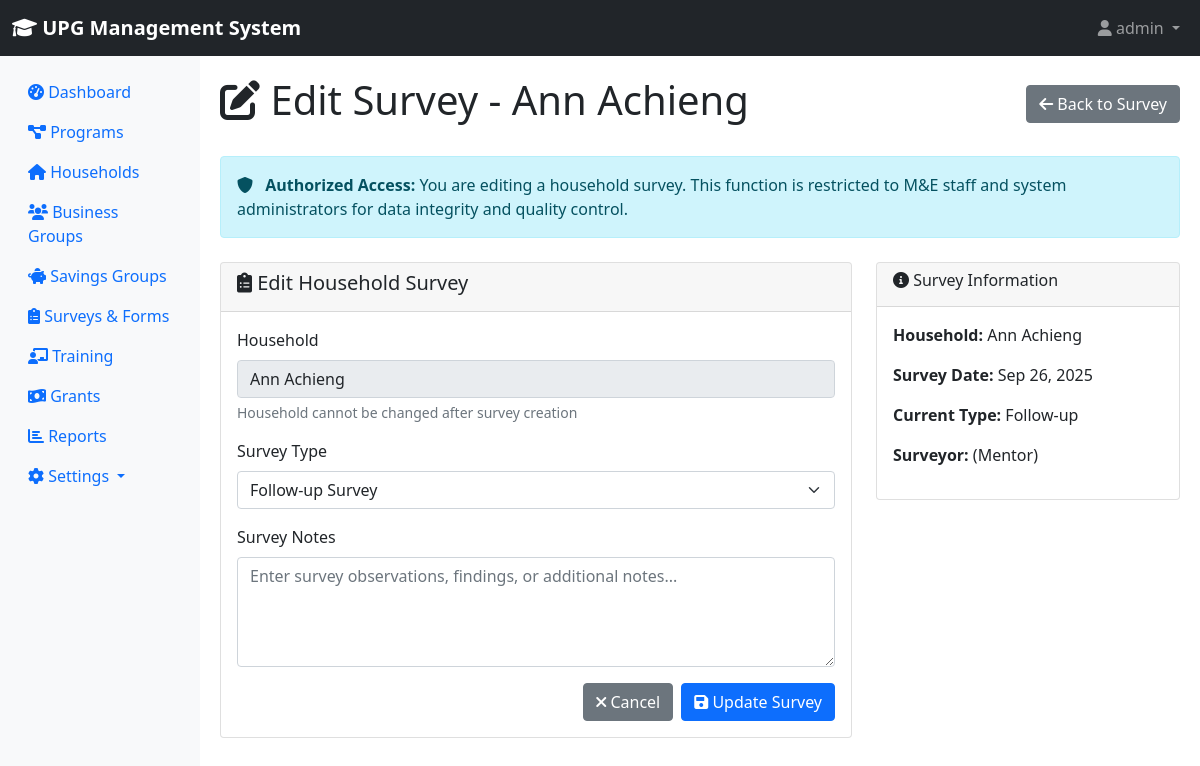
The page /surveys/household/32/edit/ (signed in) on the database its author committed.
### accounts/models.py (models this page shows, shortened)
class User(AbstractUser):
    ROLE_CHOICES = [
        ('county_executive', 'County Executive (CECM & Governor)'),
        ('county_assembly', 'County Assembly Member'),
        ('ict_admin', 'ICT Administrator'),
        ('me_staff', 'M&E Staff'),
        ('field_associate', 'Field Associate/Mentor Supervisor'),
        ('mentor', 'Mentor'),
        ('beneficiary', 'Beneficiary'),
    ]
    email = models.EmailField(unique=True)
    role = models.CharField(max_length=20, choices=ROLE_CHOICES, default='mentor')
    phone_number = models.CharField(max_length=15, blank=True)
    office = models.CharField(max_length=100, blank=True)
    country = models.CharField(max_length=50, default='Kenya')
    is_active = models.BooleanField(default=True)
    created_at = models.DateTimeField(auto_now_add=True)
    updated_at = models.DateTimeField(auto_now=True)
    def __str__(self):
        return f"{self.get_full_name()} ({self.get_role_display()})"
    class Meta:
        db_table = 'upg_users'

### households/models.py (models this page shows, shortened)
class HouseholdSurvey(models.Model):
    SURVEY_TYPE_CHOICES = [
        ('baseline', 'Baseline'),
        ('midline', 'Midline'),
        ('endline', 'Endline'),
    ]
    household = models.ForeignKey(Household, on_delete=models.CASCADE, related_name='surveys')
    survey_type = models.CharField(max_length=20, choices=SURVEY_TYPE_CHOICES)
    name = models.CharField(max_length=100)
    survey_date = models.DateField()
    surveyor = models.ForeignKey(User, on_delete=models.SET_NULL, null=True, blank=True)
    income_level = models.CharField(max_length=50, blank=True)
    assets_owned = models.TextField(blank=True)
    savings_amount = models.DecimalField(max_digits=10, decimal_places=2, default=0)
    created_at = models.DateTimeField(auto_now_add=True)
    class Meta:
        db_table = 'upg_household_surveys'

class Household(models.Model):
    village = models.ForeignKey(Village, on_delete=models.CASCADE)
    subcounty = models.ForeignKey(SubCounty, on_delete=models.SET_NULL, null=True, blank=True, related_name='households')
    constituency = models.CharField(max_length=100, blank=True, help_text="Constituency")
    district = models.CharField(max_length=100, blank=True, help_text="District")
    division = models.CharField(max_length=100, blank=True, help_text="Division")
    location_name = models.CharField(max_length=100, blank=True, help_text="Location")
    sub_location = models.CharField(max_length=100, blank=True, help_text="Sub Location")
    head_first_name = models.CharField(max_length=100, blank=True, help_text="First Name of Household Head")
    head_middle_name = models.CharField(max_length=100, blank=True, help_text="Middle Name of Household Head")
    head_last_name = models.CharField(max_length=100, blank=True, help_text="Last Name of Household Head")
    head_gender = models.CharField(max_length=10, choices=[('male', 'Male'), ('female', 'Female')], blank=True)
    head_date_of_birth = models.DateField(null=True, blank=True, help_text="Date of Birth of Household Head")
    head_id_number = models.CharField(max_length=50, blank=True, help_text="ID Number of Household Head")
    head_phone_number = models.CharField(max_length=15, blank=True, help_text="Phone Number of Household Head")
    name = models.CharField(max_length=100, help_text="Household name or identifier")
    national_id = models.CharField(max_length=50)
    phone_number = models.CharField(max_length=15)
    disability = models.BooleanField(default=False)
    gps_latitude = models.DecimalField(max_digits=9, decimal_places=6, null=True, blank=True)
    gps_longitude = models.DecimalField(max_digits=9, decimal_places=6, null=True, blank=True)
    monthly_income = models.DecimalField(max_digits=10, decimal_places=2, null=True, blank=True, help_text="Monthly household income in KES")
    assets = models.JSONField(default=dict, blank=True, help_text="Household assets as JSON")
    has_electricity = models.BooleanField(default=False, help_text="Household has electricity access")
    has_clean_water = models.BooleanField(default=False, help_text="Household has clean water access")
    location = models.CharField(max_length=200, blank=True, help_text="Location description (rural, urban, remote)")
    consent_given = models.BooleanField(default=False, help_text="Household consent for program participation")
    created_at = models.DateTimeField(auto_now_add=True)
    updated_at = models.DateTimeField(auto_now=True)
    @property
    def head_gender(self):
        """Get gender of household head"""
        head = self.head_member
        return head.gender if head else ''
    class Meta:
        db_table = 'upg_households'

### surveys/views.py (the view)
# urls.py: path('household/<int:pk>/edit/', views.household_survey_edit, name='household_survey_edit'),
@login_required
def household_survey_edit(request, pk):
    user_role = getattr(request.user, 'role', None)
    if not (request.user.is_superuser or user_role in ['me_staff', 'ict_admin']):
        return HttpResponseForbidden("You do not have permission to edit surveys. Only M&E staff and system administrators can edit surveys and forms.")
    survey = get_object_or_404(HouseholdSurvey, pk=pk)
    if request.method == 'POST':
        survey.survey_type = request.POST.get('survey_type', survey.survey_type)
        survey.notes = request.POST.get('notes', survey.notes)
        survey.save()
        messages.success(request, 'Survey updated successfully!')
        return redirect('surveys:household_survey_detail', pk=survey.pk)
    context = {
        'survey': survey,
        'page_title': f'Edit Survey - {survey.household.name}',
    }
    return render(request, 'surveys/household_survey_edit.html', context)

### core/context_processors.py (called while the page is built, shortened)
def system_alerts(request):
    if request.user.is_authenticated:
        from settings_module.models import SystemAlert, UserAlertDismissal
        from django.utils import timezone
        active_alerts = SystemAlert.objects.filter(
            is_active=True,
            show_until__gt=timezone.now()
        )
        user_alerts = []
        return {
            'system_alerts': user_alerts,
            'alerts_count': len(user_alerts),
        }
    return {}

### templates/surveys/household_survey_edit.html (shortened to what this page needs)
{% extends 'base.html' %}
{% block content %}
<div class="d-flex justify-content-between align-items-center mb-4">
    <h1><i class="fas fa-edit"></i> {{ page_title }}</h1>
    <a href="{% url 'surveys:household_survey_detail' survey.pk %}" class="btn btn-secondary">
        <i class="fas fa-arrow-left"></i> Back to Survey
    </a>
</div>
<div class="alert alert-info mb-4">
    <i class="fas fa-shield-alt me-2"></i>
    <strong>Authorized Access:</strong> You are editing a household survey. This function is restricted to M&E staff and system administrators for data integrity and quality control.
</div>
<div class="row">
    <div class="col-md-8">
        <div class="card">
            <div class="card-header">
                <h5><i class="fas fa-clipboard-list"></i> Edit Household Survey</h5>
            </div>
            <div class="card-body">
                <form method="post">
                    <div class="mb-3">
                        <label class="form-label">Household</label>
                        <input type="text" class="form-control" value="{{ survey.household.name }}" readonly>
                        <div class="form-text">Household cannot be changed after survey creation</div>
                    </div>
                    <div class="mb-3">
                        <label for="survey_type" class="form-label">Survey Type</label>
                        <select class="form-select" id="survey_type" name="survey_type">
                            <option value="Follow-up" {% if survey.survey_type == 'Follow-up' %}selected{% endif %}>Follow-up Survey</option>
                        </select>
                    </div>
                    <div class="mb-3">
                        <label for="notes" class="form-label">Survey Notes</label>
                        <textarea class="form-control" id="notes" name="notes" rows="4" placeholder="Enter survey observations, findings, or additional notes...">{{ survey.notes }}</textarea>
                    </div>
                    <div class="d-flex justify-content-end gap-2">
                        <a href="{% url 'surveys:household_survey_detail' survey.pk %}" class="btn btn-secondary">
                            <i class="fas fa-times"></i> Cancel
                        </a>
                        <button type="submit" class="btn btn-primary">
                            <i class="fas fa-save"></i> Update Survey
                        </button>
                    </div>
                </form>
            </div>
        </div>
    </div>
    <div class="col-md-4">
        <div class="card">
            <div class="card-header">
                <h6><i class="fas fa-info-circle"></i> Survey Information</h6>
            </div>
            <div class="card-body">
                <p><strong>Household:</strong> {{ survey.household.name }}</p>
                <p><strong>Survey Date:</strong> {{ survey.survey_date|date:"M d, Y" }}</p>
                <p><strong>Current Type:</strong> {{ survey.survey_type|default:"General" }}</p>
                <p><strong>Surveyor:</strong> {{ survey.surveyor }}</p>
            </div>
        </div>
    </div>
</div>
{% endblock %}

### templates/base.html (shortened to what this page needs)
<!DOCTYPE html>
<html lang="en">
<head>
    <link href="https://cdn.jsdelivr.net/npm/bootstrap@5.1.3/dist/css/bootstrap.min.css" rel="stylesheet">
    <link href="https://cdnjs.cloudflare.com/ajax/libs/font-awesome/6.0.0/css/all.min.css" rel="stylesheet">
</head>
<body>
    <nav class="navbar navbar-expand-lg navbar-dark bg-dark">
        <div class="container-fluid">
            <a class="navbar-brand" href="{% url 'dashboard:dashboard' %}">
                <i class="fas fa-graduation-cap"></i> UPG Management System
            </a>
            {% if user.is_authenticated %}
            <div class="navbar-nav ms-auto">
                <div class="nav-item dropdown">
                    <a class="nav-link dropdown-toggle" href="#" role="button" data-bs-toggle="dropdown">
                        <i class="fas fa-user"></i> {{ user.get_full_name|default:user.username }}
                    </a>
                </div>
            </div>
            {% endif %}
        </div>
    </nav>
    <div class="container-fluid">
        <div class="row">
            {% if user.is_authenticated %}
            <nav class="col-md-2 d-none d-md-block sidebar">
                <div class="sidebar-sticky pt-3">
                    <ul class="nav flex-column">
                        <li class="nav-item">
                            <a class="nav-link {% if request.resolver_match.url_name == 'dashboard' %}active{% endif %}"
                               href="{% url 'dashboard:dashboard' %}">
                                <i class="fas fa-tachometer-alt"></i> Dashboard
                            </a>
                        </li>
                        {% if perms.can_view_programs %}
                        <li class="nav-item">
                            <a class="nav-link" href="{% url 'programs:program_list' %}">
                                <i class="fas fa-project-diagram"></i> Programs
                            </a>
                        </li>
                        {% endif %}
                        {% if perms.can_view_households %}
                        <li class="nav-item">
                            <a class="nav-link" href="{% url 'households:household_list' %}">
                                <i class="fas fa-home"></i> Households
                            </a>
                        </li>
                        {% endif %}
                        {% if perms.can_view_business_groups %}
                        <li class="nav-item">
                            <a class="nav-link" href="{% url 'business_groups:group_list' %}">
                                <i class="fas fa-users"></i> Business Groups
                            </a>
                        </li>
                        {% endif %}
                        {% if perms.can_view_savings_groups %}
                        <li class="nav-item">
                            <a class="nav-link" href="{% url 'savings_groups:savings_list' %}">
                                <i class="fas fa-piggy-bank"></i> Savings Groups
                            </a>
                        </li>
                        {% endif %}
                        {% if perms.can_view_surveys %}
                        <li class="nav-item">
                            <a class="nav-link" href="{% url 'surveys:survey_list' %}">
                                <i class="fas fa-clipboard-list"></i> Surveys & Forms
                            </a>
                        </li>
                        {% endif %}
                        {% if perms.can_view_training %}
                        <li class="nav-item">
                            <a class="nav-link" href="{% url 'training:training_list' %}">
                                <i class="fas fa-chalkboard-teacher"></i> Training
                            </a>
                        </li>
                        {% endif %}
                        {% if perms.can_view_grants %}
                        <li class="nav-item">
                            <a class="nav-link" href="{% url 'grants:grants_dashboard' %}">
                                <i class="fas fa-money-bill-wave"></i> Grants
                            </a>
                        </li>
                        {% endif %}
                        {% if perms.can_view_reports %}
                        <li class="nav-item">
                            <a class="nav-link" href="{% url 'reports:report_list' %}">
                                <i class="fas fa-chart-bar"></i> Reports
                            </a>
                        </li>
                        {% endif %}
                        {% if perms.can_view_settings %}
                        <li class="nav-item dropdown">
                            <a class="nav-link dropdown-toggle" href="#" role="button" data-bs-toggle="dropdown">
                                <i class="fas fa-cog"></i> Settings
                            </a>
                        </li>
                        {% endif %}
                    </ul>
                </div>
            </nav>
            {% endif %}
            <main role="main" class="{% if user.is_authenticated %}col-md-10 ml-sm-auto{% else %}col-12{% endif %} content-wrapper">
                {% block content %}{% endblock %}
            </main>
        </div>
    </div>
</body>
</html>

### templates/base.html (style rules this page uses)
.navbar-brand { font-weight: bold; }
.sidebar { min-height: 100vh; background-color: #f8f9fa; }
.content-wrapper { padding: 20px; }

### rows shown on the page
User: get_full_name "admin"
HouseholdSurvey: household.name "Ann Achieng", survey_type "Follow-up Survey", survey_date "Sep 26, 2025", survey_type "Follow-up", surveyor "(Mentor)"

### other values the page prints
{{ page_title }} "Edit Survey - Ann Achieng"
